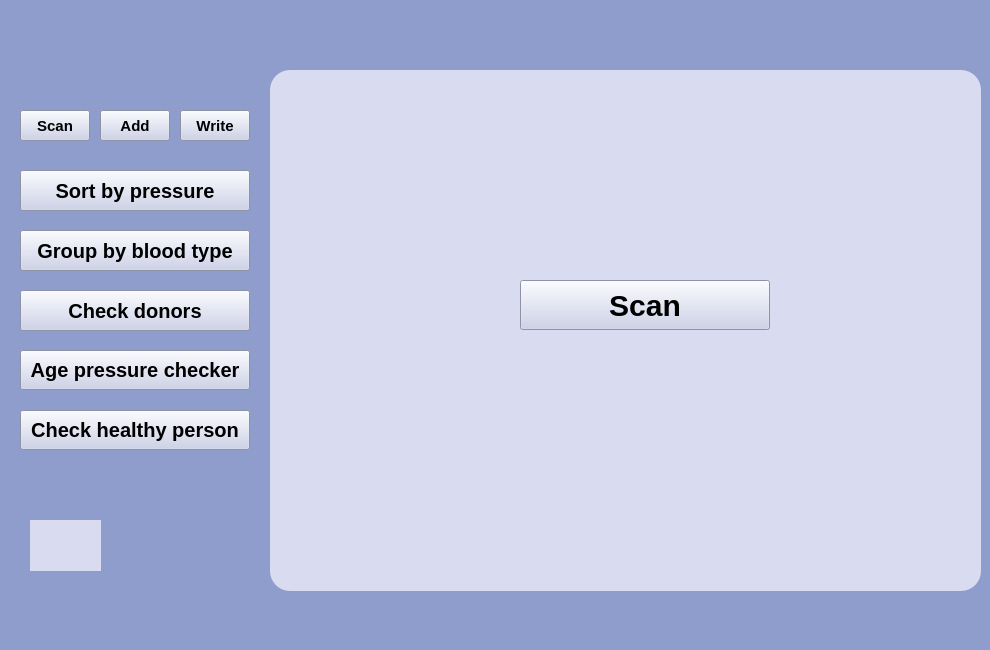
<?xml version="1.0" encoding="UTF-8"?>
<ui version="4.0">
 <class>PatientMonitor</class>
 <widget class="QMainWindow" name="PatientMonitor">
  <property name="geometry">
   <rect>
    <x>0</x>
    <y>0</y>
    <width>990</width>
    <height>650</height>
   </rect>
  </property>
  <property name="windowTitle">
   <string>PatientMonitor</string>
  </property>
  <property name="styleSheet">
   <string notr="true">QWidget {
background-color: rgb(142, 157, 204);
}</string>
  </property>
  <widget class="QWidget" name="centralwidget">
   <widget class="QLabel" name="state">
    <property name="geometry">
     <rect>
      <x>260</x>
      <y>10</y>
      <width>731</width>
      <height>61</height>
     </rect>
    </property>
    <property name="text">
     <string/>
    </property>
    <property name="pixmap">
     <pixmap>../../../images/nav.png</pixmap>
    </property>
   </widget>
   <widget class="QPushButton" name="pulseSortButton">
    <property name="geometry">
     <rect>
      <x>20</x>
      <y>290</y>
      <width>230</width>
      <height>41</height>
     </rect>
    </property>
    <property name="styleSheet">
     <string notr="true">QPushButton {
    background-color: #C6CCE8;
    color: #000000;
	border-radius: 0.5em;
	font-family: 'Gogh';
	font-weight: 500;
	font-size: 20px;
}

QPushButton:hover {
    background-color: #A9B9E3;
	font-family: 'Gogh';
	font-weight: 500;
}
</string>
    </property>
    <property name="text">
     <string>Rh group | Pulse sort</string>
    </property>
   </widget>
   <widget class="QLabel" name="logo">
    <property name="geometry">
     <rect>
      <x>30</x>
      <y>520</y>
      <width>71</width>
      <height>51</height>
     </rect>
    </property>
    <property name="styleSheet">
     <string notr="true">background-color: #D9DBF1;</string>
    </property>
    <property name="text">
     <string/>
    </property>
    <property name="pixmap">
     <pixmap>../../../images/logo.png</pixmap>
    </property>
   </widget>
   <widget class="QLabel" name="rectangle">
    <property name="geometry">
     <rect>
      <x>0</x>
      <y>0</y>
      <width>271</width>
      <height>601</height>
     </rect>
    </property>
    <property name="text">
     <string/>
    </property>
    <property name="pixmap">
     <pixmap>../../../images/menu.png</pixmap>
    </property>
   </widget>
   <widget class="QTableWidget" name="patientTable">
    <property name="geometry">
     <rect>
      <x>270</x>
      <y>70</y>
      <width>711</width>
      <height>521</height>
     </rect>
    </property>
    <property name="styleSheet">
     <string notr="true">QTableWidget {
	background-color: #D9DBF1;
    color: #000000;
    border-radius: 20px;
	font-family: 'Gogh';
	font-weight: 500;
	font-size: 15px;
}

QTableWidget::item:hover { 
border-right: 0.5px solid #E5E5E5;
}

QTableWidget::item:hover { 
border-right: 0.5px solid #E5E5E5;
background-color: #A9B9E3
 }

QTableWidget::item:active { 
border-right: 0.5px solid #E5E5E5;
background-color: #A9B9E3
 }</string>
    </property>
   </widget>
   <widget class="QPushButton" name="writeButton">
    <property name="geometry">
     <rect>
      <x>180</x>
      <y>110</y>
      <width>70</width>
      <height>31</height>
     </rect>
    </property>
    <property name="styleSheet">
     <string notr="true">QPushButton {
    background-color: #C6CCE8;
    color: #000000;
    border-radius: 0.5em;
	font-family: 'Gogh';
	font-weight: 500;
	font-size: 15px;
}

QPushButton:hover {
    background-color: #A9B9E3;
	font-family: 'Gogh';
	font-weight: 500;
}
</string>
    </property>
    <property name="text">
     <string>Write</string>
    </property>
   </widget>
   <widget class="QPushButton" name="bloodPressureSort">
    <property name="geometry">
     <rect>
      <x>20</x>
      <y>170</y>
      <width>230</width>
      <height>41</height>
     </rect>
    </property>
    <property name="styleSheet">
     <string notr="true">QPushButton {
    background-color: #C6CCE8;
    color: #000000;
	border-radius: 0.5em;
	font-family: 'Gogh';
	font-weight: 500;
	font-size: 20px;
}

QPushButton:hover {
    background-color: #A9B9E3;
	font-family: 'Gogh';
	font-weight: 500;
}
</string>
    </property>
    <property name="text">
     <string>Sort by pressure</string>
    </property>
   </widget>
   <widget class="QPushButton" name="donorCheckButton">
    <property name="geometry">
     <rect>
      <x>20</x>
      <y>290</y>
      <width>230</width>
      <height>41</height>
     </rect>
    </property>
    <property name="styleSheet">
     <string notr="true">QPushButton {
    background-color: #C6CCE8;
    color: #000000;
	border-radius: 0.5em;
	font-family: 'Gogh';
	font-weight: 500;
	font-size: 20px;
}

QPushButton:hover {
    background-color: #A9B9E3;
	font-family: 'Gogh';
	font-weight: 500;
}
</string>
    </property>
    <property name="text">
     <string>Check donors</string>
    </property>
   </widget>
   <widget class="QPushButton" name="addButton">
    <property name="geometry">
     <rect>
      <x>100</x>
      <y>110</y>
      <width>70</width>
      <height>31</height>
     </rect>
    </property>
    <property name="styleSheet">
     <string notr="true">QPushButton {
    background-color: #C6CCE8;
    color: #000000;
    border-radius: 0.5em;
	font-family: 'Gogh';
	font-weight: 500;
	font-size: 15px;
}

QPushButton:hover {
    background-color: #A9B9E3;
	font-family: 'Gogh';
	font-weight: 500;
}
</string>
    </property>
    <property name="text">
     <string>Add</string>
    </property>
   </widget>
   <widget class="QPushButton" name="scanButton">
    <property name="geometry">
     <rect>
      <x>20</x>
      <y>110</y>
      <width>70</width>
      <height>31</height>
     </rect>
    </property>
    <property name="styleSheet">
     <string notr="true">QPushButton {
    background-color: #C6CCE8;
    color: #000000;
    border-radius: 0.5em;
	font-family: 'Gogh';
	font-weight: 500;
	font-size: 15px;
}

QPushButton:hover {
    background-color: #A9B9E3;
	font-family: 'Gogh';
	font-weight: 500;
}
</string>
    </property>
    <property name="text">
     <string>Scan</string>
    </property>
   </widget>
   <widget class="QPushButton" name="agePulseCheckButton">
    <property name="geometry">
     <rect>
      <x>20</x>
      <y>350</y>
      <width>230</width>
      <height>40</height>
     </rect>
    </property>
    <property name="styleSheet">
     <string notr="true">QPushButton {
    background-color: #C6CCE8;
    color: #000000;
	border-radius: 0.5em;
	font-family: 'Gogh';
	font-weight: 500;
	font-size: 20px;
}

QPushButton:hover {
    background-color: #A9B9E3;
	font-family: 'Gogh';
	font-weight: 500;
}
</string>
    </property>
    <property name="text">
     <string>Age pressure checker</string>
    </property>
   </widget>
   <widget class="QPushButton" name="normPressureCheckButton">
    <property name="geometry">
     <rect>
      <x>20</x>
      <y>410</y>
      <width>230</width>
      <height>40</height>
     </rect>
    </property>
    <property name="styleSheet">
     <string notr="true">QPushButton {
    background-color: #C6CCE8;
    color: #000000;
	border-radius: 0.5em;
	font-family: 'Gogh';
	font-weight: 500;
	font-size: 20px;
}

QPushButton:hover {
    background-color: #A9B9E3;
	font-family: 'Gogh';
	font-weight: 500;
}</string>
    </property>
    <property name="text">
     <string>Check healthy person</string>
    </property>
   </widget>
   <widget class="QPushButton" name="bloodTypeGroupButton">
    <property name="geometry">
     <rect>
      <x>20</x>
      <y>230</y>
      <width>230</width>
      <height>41</height>
     </rect>
    </property>
    <property name="styleSheet">
     <string notr="true">QPushButton {
    background-color: #C6CCE8;
    color: #000000;
	border-radius: 0.5em;
	font-family: 'Gogh';
	font-weight: 500;
	font-size: 20px;
}

QPushButton:hover {
    background-color: #A9B9E3;
	font-family: 'Gogh';
	font-weight: 500;
}
</string>
    </property>
    <property name="text">
     <string>Group by blood type</string>
    </property>
   </widget>
   <widget class="QPushButton" name="scanTableButton">
    <property name="geometry">
     <rect>
      <x>520</x>
      <y>280</y>
      <width>250</width>
      <height>50</height>
     </rect>
    </property>
    <property name="styleSheet">
     <string notr="true">QPushButton {
background-color: #C6CCE8;
color: #000000;
border-radius: 0.5em;
font-family: 'Gogh';
font-weight: 500;
font-size: 30px
}

QPushButton:hover {
background-color: #A9B9E3;
font-family: 'Gogh';
font-weight: 500;
font-size: 30px
}</string>
    </property>
    <property name="text">
     <string>Scan</string>
    </property>
   </widget>
   <zorder>state</zorder>
   <zorder>pulseSortButton</zorder>
   <zorder>rectangle</zorder>
   <zorder>patientTable</zorder>
   <zorder>writeButton</zorder>
   <zorder>bloodPressureSort</zorder>
   <zorder>donorCheckButton</zorder>
   <zorder>addButton</zorder>
   <zorder>scanButton</zorder>
   <zorder>agePulseCheckButton</zorder>
   <zorder>normPressureCheckButton</zorder>
   <zorder>bloodTypeGroupButton</zorder>
   <zorder>logo</zorder>
   <zorder>scanTableButton</zorder>
  </widget>
  <widget class="QMenuBar" name="menubar">
   <property name="geometry">
    <rect>
     <x>0</x>
     <y>0</y>
     <width>990</width>
     <height>21</height>
    </rect>
   </property>
  </widget>
  <widget class="QStatusBar" name="statusbar"/>
 </widget>
 <resources/>
 <connections/>
</ui>
